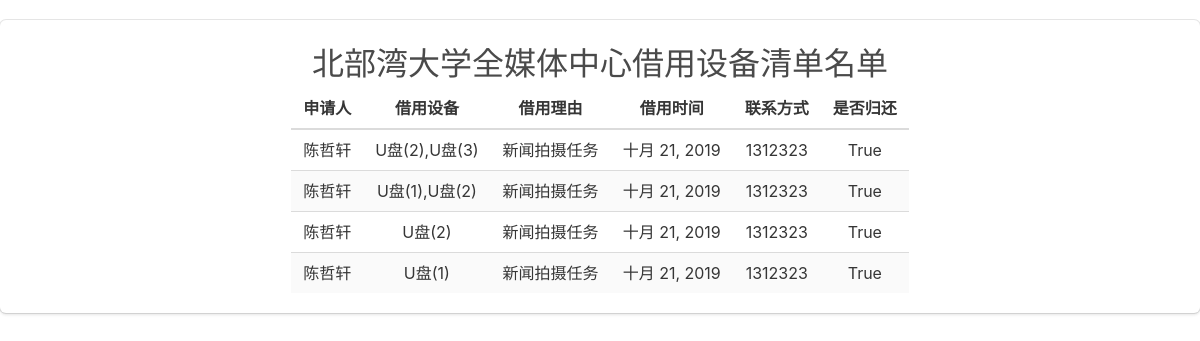
Page /show_orders/ on the earlier database version.
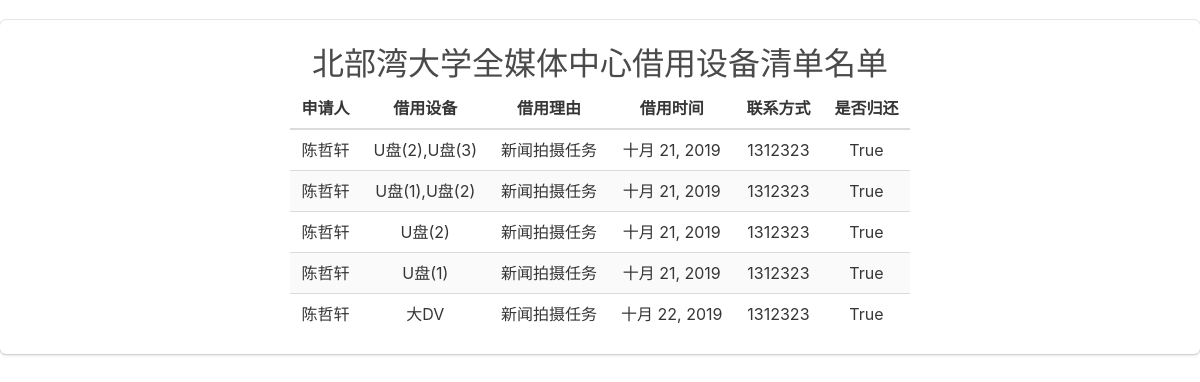
Same page on the later database version.
### manager/models.py (models this page shows, shortened)
class RentOrder(models.Model):
    name = models.CharField(verbose_name="申请人", max_length=10)
    tools = models.TextField(verbose_name="借用设备")
    regard = models.TextField(verbose_name="借用事由")
    phone = models.IntegerField(verbose_name="电话号码")
    date = models.DateField(verbose_name="借出日期")
    is_returned = models.BooleanField(verbose_name="是否归还", default=False)
    class Meta:
        verbose_name_plural = "借用订单管理"

### manager/views.py (the view)
# urls.py: path('show_orders/', views.show_orders),
def show_orders(request):
    Orders = RentOrder.objects.all()
    return render(request, "all_orders.html", {"orders": Orders})

### manager/templates/all_orders.html (shortened to what this page needs)
{%load static%}
<!DOCTYPE html>
<html lang="en">
<head>
    <link rel="stylesheet" href={%static "css/bulma.min.css" %}>
    <link href={%static "css/xlstablefilter.css" %} rel="stylesheet" type="text/css">
    <link href={%static "css/jquery-ui.min.css" %} rel="stylesheet" type="text/css">
</head>
<body>
    <div class="box" style="width:auto;margin: 0 auto; margin-top: 20px">
        <p class="is-size-3" style="text-align: center">北部湾大学全媒体中心借用设备清单名单</p>
        <center>
            <table class="table is-striped" id="orders">
                <thead>
                    <tr>
                        <th style="text-align: center;">申请人</th>
                        <th style="text-align: center;">借用设备</th>
                        <th style="text-align: center;">借用理由</th>
                        <th style="text-align: center;">借用时间</th>
                        <th style="text-align: center;">联系方式</th>
                        <th style="text-align: center;">是否归还</th>
                    </tr>
                </thead>
                {% for i in orders %}
                <tr>
                    <td style="text-align: center;">{{i.name}}</td>
                    <td style="text-align: center;">{{i.tools}}</td>
                    <td style="text-align: center;">{{i.regard}}</td>
                    <td style="text-align: center;">{{i.date}}</td>
                    <td style="text-align: center;">{{i.phone}}</td>
                    <td style="text-align: center;">{{i.is_returned}}</td>
                </tr>
                {% endfor %}
            </table>
        </center>
    </div>
</body>
</html>

Differences in the rows shown:
added RentOrder: name "陈哲轩", tools "大DV", regard "新闻拍摄任务", date "十月 22, 2019", phone "1312323", is_returned "True"
